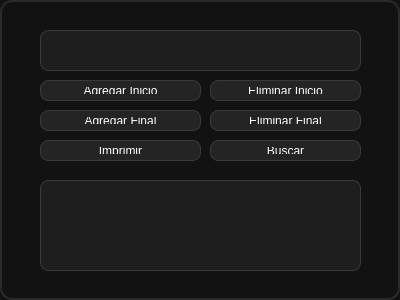
<?xml version="1.0" encoding="UTF-8"?>
<ui version="4.0">
 <class>Dialog</class>
 <widget class="QDialog" name="Dialog">
  <property name="geometry">
   <rect>
    <x>0</x>
    <y>0</y>
    <width>400</width>
    <height>300</height>
   </rect>
  </property>
  <property name="windowTitle">
   <string>Dialog</string>
  </property>
  <property name="styleSheet">
   <string notr="true">QDialog {
    background-color: #121212;
    color: white;
    border: 2px solid #2A2A2A;
    border-radius: 12px;
}

QLabel {
    color: white;
    font-size: 12px;
}

QLineEdit {
    background-color: #1E1E1E;
    color: white;
    border: 1px solid #3A3A3A;
    border-radius: 8px;
    padding: 5px;
}

QLineEdit:focus {
    border: 1px solid #5A5A5A;
}

QPushButton {
    background-color: #242424;
    color: white;
    border: 1px solid #3A3A3A;
    border-radius: 8px;
    padding: 6px;
}

QPushButton:hover {
    background-color: #303030;
}

QPushButton:pressed {
    background-color: #1A1A1A;
}

QComboBox {
    background-color: #1E1E1E;
    color: white;
    border: 1px solid #3A3A3A;
    border-radius: 8px;
    padding: 5px;
}

QTextEdit {
    background-color: #1E1E1E;
    color: white;
    border: 1px solid #3A3A3A;
    border-radius: 8px;
}

QSpinBox {
    background-color: #1E1E1E;
    color: white;
    border: 1px solid #3A3A3A;
    border-radius: 8px;
    padding: 5px;
}</string>
  </property>
  <widget class="QLineEdit" name="lineEdit_2">
   <property name="geometry">
    <rect>
     <x>40</x>
     <y>180</y>
     <width>321</width>
     <height>91</height>
    </rect>
   </property>
  </widget>
  <widget class="QPushButton" name="agregari">
   <property name="geometry">
    <rect>
     <x>40</x>
     <y>80</y>
     <width>161</width>
     <height>21</height>
    </rect>
   </property>
   <property name="text">
    <string>Agregar Inicio</string>
   </property>
  </widget>
  <widget class="QPushButton" name="agregarf">
   <property name="geometry">
    <rect>
     <x>40</x>
     <y>110</y>
     <width>161</width>
     <height>21</height>
    </rect>
   </property>
   <property name="text">
    <string>Agregar Final</string>
   </property>
  </widget>
  <widget class="QPushButton" name="deletef">
   <property name="geometry">
    <rect>
     <x>210</x>
     <y>110</y>
     <width>151</width>
     <height>21</height>
    </rect>
   </property>
   <property name="text">
    <string>Eliminar Final</string>
   </property>
  </widget>
  <widget class="QPushButton" name="deletei">
   <property name="geometry">
    <rect>
     <x>210</x>
     <y>80</y>
     <width>151</width>
     <height>21</height>
    </rect>
   </property>
   <property name="text">
    <string>Eliminar Inicio</string>
   </property>
  </widget>
  <widget class="QPushButton" name="buscar">
   <property name="geometry">
    <rect>
     <x>210</x>
     <y>140</y>
     <width>151</width>
     <height>21</height>
    </rect>
   </property>
   <property name="text">
    <string>Buscar</string>
   </property>
  </widget>
  <widget class="QPushButton" name="imprimir">
   <property name="geometry">
    <rect>
     <x>40</x>
     <y>140</y>
     <width>161</width>
     <height>21</height>
    </rect>
   </property>
   <property name="text">
    <string>Imprimir</string>
   </property>
  </widget>
  <widget class="QLineEdit" name="lineEdit">
   <property name="geometry">
    <rect>
     <x>40</x>
     <y>30</y>
     <width>321</width>
     <height>41</height>
    </rect>
   </property>
  </widget>
 </widget>
 <resources/>
 <connections/>
</ui>
